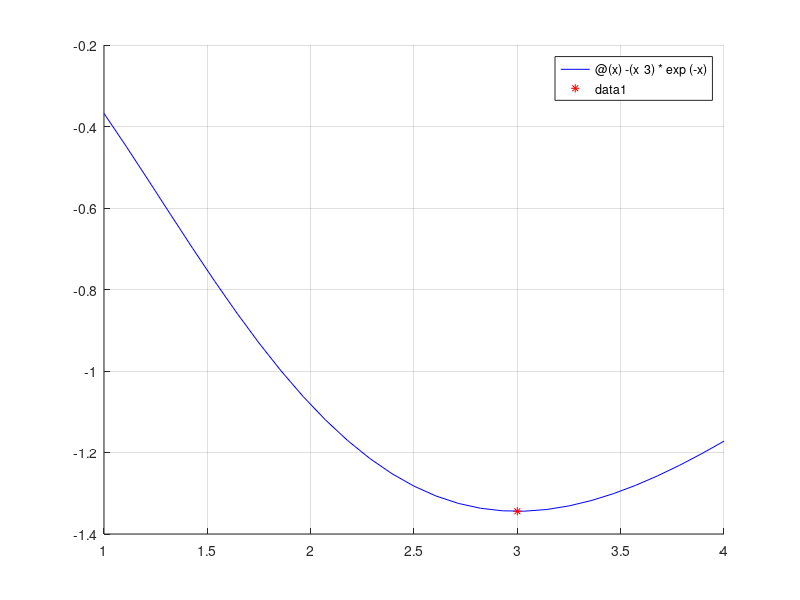

Here is the MATLAB script that generated this plot:
%% Exercise 01

f = @(x) -(x^3)*exp(-x);
a = 1;
b = 4;
options = optimset('Display', 'iter', 'TolFun', 1e-8);

hold on

[x, fval, info, output] = fminbnd(f, a, b, options);

fprintf('Minf=%.4f at x=%.4f', fval, x);

fplot(f, [1 4], 'b');
plot(x, f(x), 'r*');
grid on

hold off
